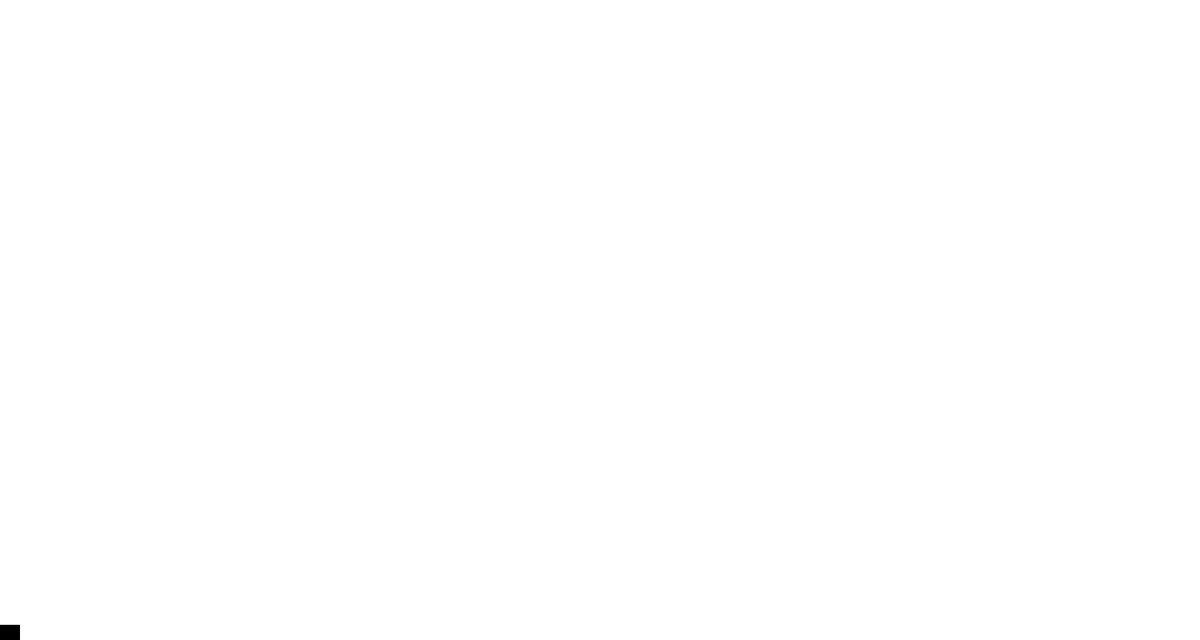
Frame 1 (no input)
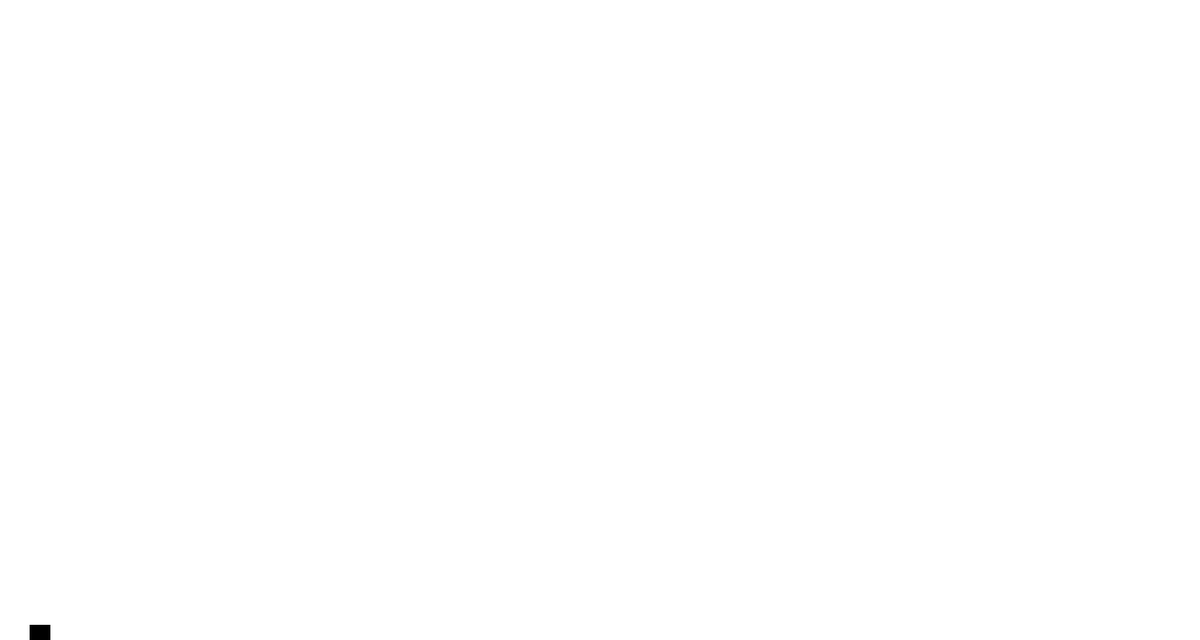
Frame 60 (the mouse pressed at the canvas centre just before this capture)
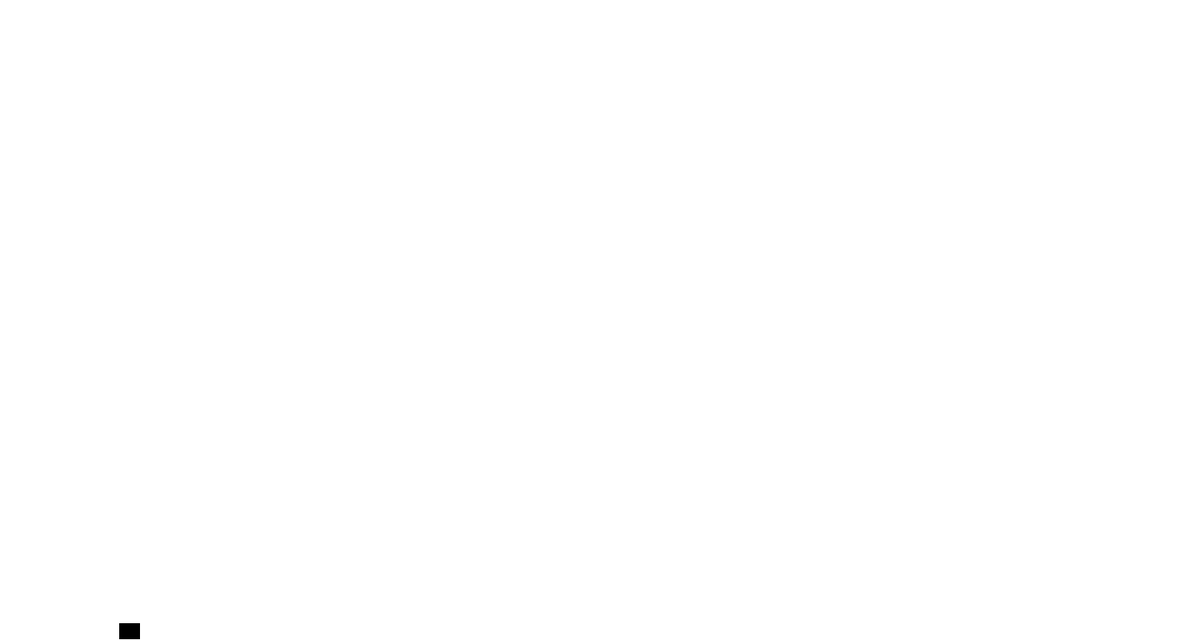
Frame 120 (the mouse held since frame 60 and released just before this capture)

The Processing sketch that drew these frames (run headless with seeded random() and noise(); from frame 60 on, the mouse is pressed at the canvas centre):

// Processing sketch: The_LiquidForce_of_Plane
// ── The_LiquidForce_of_Plane.pde
Plane plane;
void setup()
{
  size(1500,800);
  plane = new Plane();
  BasicForce.Gravity = new PVector(0.1,0);
}


void draw()
{
  background(255);
  plane.ApplyForce(BasicForce.Gravity);
  plane.ApplyForce(BasicForce.CalculateLiquid(plane.velocity));
  plane.setp();
  plane.Display();
  plane.CheckEdge();
}
// ── BasicForce.pde
static class BasicForce
{
  static PVector Wind;
  static PVector Gravity;
  //static PVector liquid;
  
  static PVector CalculateLiquid(PVector velocity)
  {
    float c = 0.001;
    float v = velocity.mag();
    float x = -(velocity.y/velocity.x);
    PVector force = new PVector(0,-1);
    force = force.normalize();
    force.mult(v*v*c);
    return force;
  }
  
}
// ── Plane.pde
class Plane
{
  float w,h; 
  float mass;
  PVector location;
  PVector velocity;
  PVector acceleration;
  Plane()
  {
    w = random(15,30);
    h = random(15,30);
    mass = random(2,5);
    location = new PVector(0,height-h);
    velocity = new PVector(0,0);
    acceleration = new PVector(0,0);
  }
  
  void ApplyForce(PVector force)
  {
    PVector f = PVector.div(force,mass);
    acceleration.add(f);
  }
  
  void setp()
  {
     velocity.add(acceleration); 
     location.add(velocity);
  }
  
  void CheckEdge()
  {
   if(location.x>width)
   {
     location = new PVector(0,height-h);
     velocity.mult(0);
   }
   
  }
  
  void Display()
  {
   fill(0);
   rect(location.x,location.y,w,h);
   noFill();
   acceleration.mult(0);
  }
  
}
